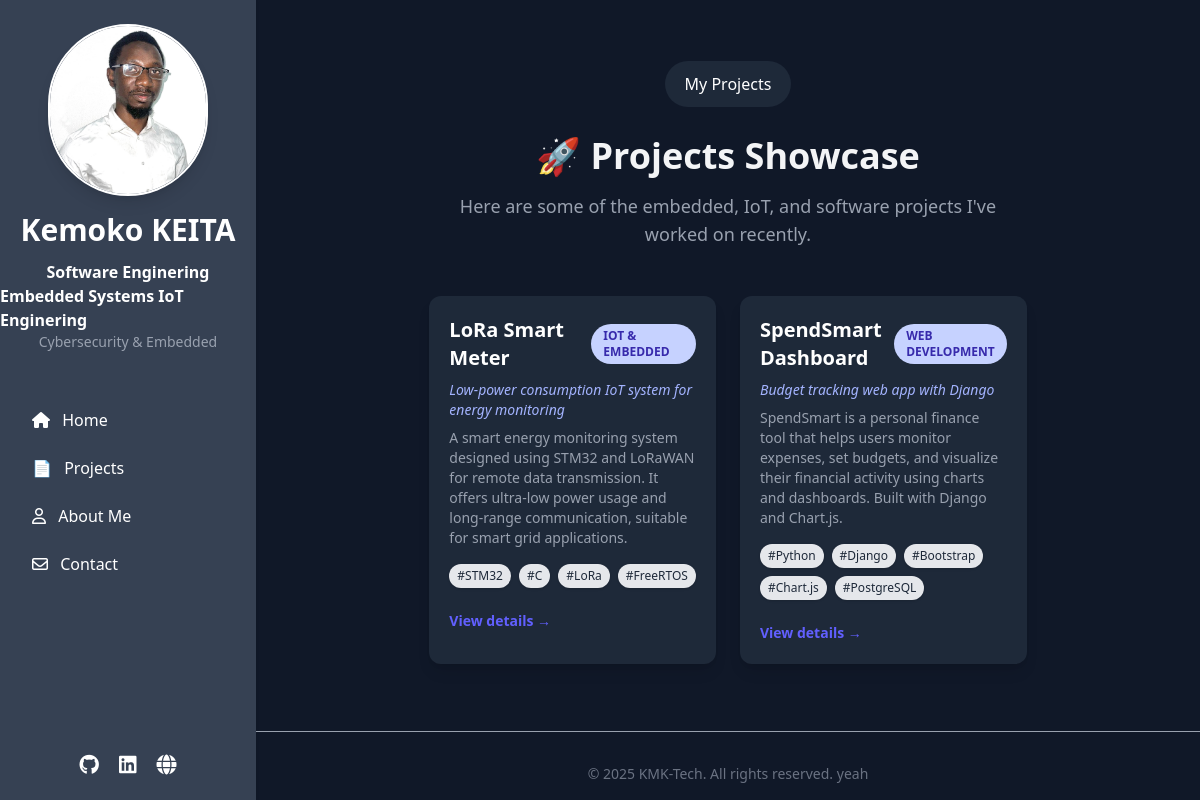
/projects/, run on the app's committed database.
### projects/models.py (models this page shows, shortened)
class Project(models.Model):
    title = models.CharField(max_length=150)
    slug = models.SlugField(unique=True, blank=True)
    subtitle = models.CharField(max_length=255, blank=True)
    category = models.ForeignKey(ProjectCategory, on_delete=models.SET_NULL, null=True, blank=True)
    summary = models.TextField()
    objective = models.TextField(blank=True)
    context = models.TextField(blank=True)
    description = models.TextField(blank=True)
    tasks = models.TextField(blank=True)
    technologies = TaggableManager(blank=True)
    image = models.ImageField(upload_to='projects/', blank=True, null=True)
    link = models.URLField(blank=True)
    created_at = models.DateField(auto_now_add=True)

class ProjectCategory(models.Model):
    name = models.CharField(max_length=100)
    slug = models.SlugField(unique=True)

### projects/views.py (the view)
# urls.py: path('projects/', projects.views.project_list, name='projects'),
def project_list(request):
    template_name = 'projects/projects_list.html'
    projects = Project.objects.all()
    context = {
        'projects' : projects
    }
    return render(request, template_name, context)

### projects/templates/projects/projects_list.html (shortened to what this page needs)
{% extends 'base.html' %}
{% load static %}
{% block content %}
    <div class="w-full sm:w-full md:w-full lg:w-8/12 mx-auto mt-10">
    <div class="text-center my-12">
        <span class="text-base text-white bg-gray-800 rounded-full px-5 py-3 my-6">My Projects</span>
        <h2 class="text-4xl font-extrabold text-gray-100 mt-10">🚀 Projects Showcase</h2>
        <p class="text-gray-400 text-lg mt-4">
            Here are some of the embedded, IoT, and software projects I've worked on recently.
        </p>
    </div>
    {% if projects %}
        <div class="grid grid-cols-1 sm:grid-cols-2 gap-6 mt-12">
            {% for project in projects %}
                <div class="bg-gray-800 rounded-xl shadow-lg hover:shadow-2xl hover:ring-2 hover:ring-indigo-500 transition duration-300 overflow-hidden">
                    <div class="p-5">
                        <div class="flex justify-between items-center mb-2">
                            <h2 class="text-xl font-bold text-white">{{ project.title }}</h2>
                            {% if project.category %}
                                <span class="text-xs font-bold bg-indigo-200 text-indigo-800 px-3 py-1 rounded-full uppercase">
                                    {{ project.category.name }}
                                </span>
                            {% endif %}
                        </div>
                        {% if project.subtitle %}
                            <p class="text-sm text-indigo-300 font-medium italic mb-2">{{ project.subtitle }}</p>
                        {% endif %}
                        <div class="text-gray-400 text-sm mt-2">
                            {{ project.summary|safe }}
                        </div>
                        {% if project.technologies.all %}
                            <div class="mt-4 flex flex-wrap gap-2">
                                {% for tag in project.technologies.all %}
                                    <span class="inline-block bg-gray-200 text-gray-800 font-medium px-2 py-1 text-xs rounded-full shadow-sm">
                                        #{{ tag.name }}
                                    </span>
                                {% endfor %}
                            </div>
                        {% endif %}
                        <div class="mt-5">
                            <a href="{% url 'project_show' slug=project.slug %}"
                                class="inline-block text-indigo-500 hover:text-indigo-400 hover:underline text-sm font-semibold">
                                View details →
                            </a>
                        </div>
                    </div>
                </div>
            {% empty %}
                <div class="bg-blue-100 border border-blue-300 text-blue-800 px-4 py-3 rounded relative text-center mt-12">
                    There are no projects available at the moment. Please check back soon!
                </div>
            {% endfor %}
        </div>
    {% else %}
        <div class="bg-blue-100 border border-blue-300 text-blue-800 px-4 py-3 rounded relative text-center mt-12">
            <p class="text-lg font-semibold">There is no project available at the moment. Please check back soon!</p>
        </div>
    {% endif %}
    </div>
{% endblock %}

### data on the page
Project: title "LoRa Smart Meter", category.name "IOT & EMBEDDED", subtitle "Low-power consumption IoT system for energy monitoring", summary "A smart energy monitoring system designed using STM32 and LoRaWAN for remote data transmission. It offers ultra-low power usage and long-range communication, suitable for smart grid applications."
Tag: name "STM32"
Tag: name "C"
Tag: name "LoRa"
Tag: name "FreeRTOS"
Project: title "SpendSmart Dashboard", category.name "WEB DEVELOPMENT", subtitle "Budget tracking web app with Django", summary "SpendSmart is a personal finance tool that helps users monitor expenses, set budgets, and visualize their financial activity using charts and dashboards. Built with Django and Chart.js."
Tag: name "Python"
Tag: name "Django"
Tag: name "Bootstrap"
Tag: name "Chart.js"
Tag: name "PostgreSQL"
